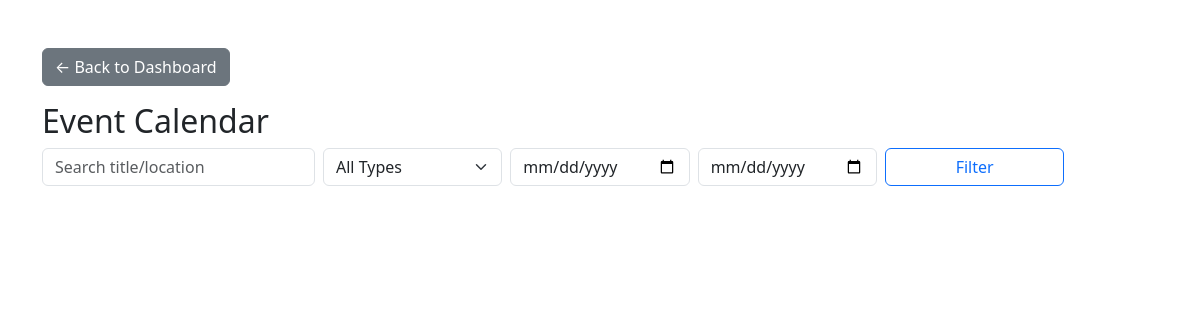
Before: /dist/events_calendar.php with the older database file.
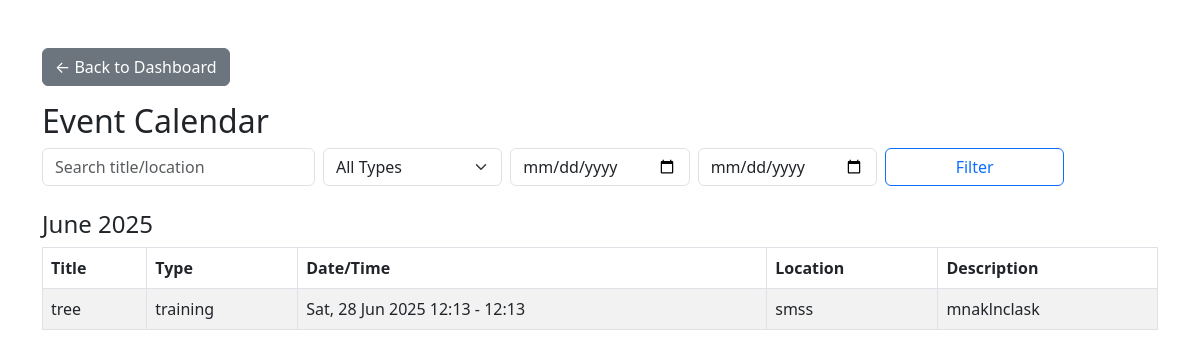
After: the same page with the newer database file.
### tables this page shows
CREATE TABLE `events` (
  `id` int(11) NOT NULL,
  `title` varchar(255) NOT NULL,
  `description` text DEFAULT NULL,
  `event_type` enum('workshop','training','mentoring') NOT NULL,
  `start_datetime` datetime NOT NULL,
  `end_datetime` datetime NOT NULL,
  `location` varchar(255) DEFAULT NULL,
  `created_by` int(11) DEFAULT NULL,
  `created_at` datetime NOT NULL DEFAULT current_timestamp(),
  `updated_at` datetime NOT NULL DEFAULT current_timestamp() ON UPDATE current_timestamp()
);

### dist/events_calendar.php (the view, shortened to what this page needs)
<?php
require_once '../db.php';
$conn = new mysqli($host, $user, $password, $dbname);
$res = $conn->query("SELECT * FROM events ORDER BY start_datetime");
$events = [];
while ($e = $res->fetch_assoc()) {
    $month = date('F Y', strtotime($e['start_datetime']));
    $events[$month][] = $e;
}
?>
<!DOCTYPE html>
<html lang="en">
<head>
    <link href="https://cdn.jsdelivr.net/npm/bootstrap@5.3.0/dist/css/bootstrap.min.css" rel="stylesheet">
    <link href='https://cdn.jsdelivr.net/npm/fullcalendar@6.1.8/index.global.min.css' rel='stylesheet' />
</head>
<body>
<div class="container mt-5">
    <a href="../dashboard.php" class="btn btn-secondary mb-3">&larr; Back to Dashboard</a>
    <h2>Event Calendar</h2>
    <form id="eventFilterForm" class="row g-2 mb-3">
      <div class="col-md-3"><input type="text" name="search" class="form-control" placeholder="Search title/location"></div>
      <div class="col-md-2">
        <select name="type" class="form-select">
          <option value="">All Types</option>
        </select>
      </div>
      <div class="col-md-2"><input type="date" name="date_from" class="form-control"></div>
      <div class="col-md-2"><input type="date" name="date_to" class="form-control"></div>
      <div class="col-md-2"><button class="btn btn-outline-primary w-100" type="submit">Filter</button></div>
    </form>
    <?php foreach ($events as $month => $elist): ?>
        <h4 class="mt-4"><?= htmlspecialchars($month) ?></h4>
        <table class="table table-bordered table-striped">
            <thead><tr><th>Title</th><th>Type</th><th>Date/Time</th><th>Location</th><th>Description</th></tr></thead>
            <tbody>
            <?php foreach ($elist as $e): ?>
                <tr>
                    <td><?= htmlspecialchars($e['title']) ?></td>
                    <td><?= htmlspecialchars($e['event_type']) ?></td>
                    <td><?= date('D, d M Y H:i', strtotime($e['start_datetime'])) ?> - <?= date('H:i', strtotime($e['end_datetime'])) ?></td>
                    <td><?= htmlspecialchars($e['location']) ?></td>
                    <td><?= htmlspecialchars($e['description']) ?></td>
                </tr>
            <?php endforeach; ?>
            </tbody>
        </table>
    <?php endforeach; ?>
</div>
</body>
</html>

Changed rows visible on the page:
added events: start_datetime "June 2025", title "tree", event_type "training", start_datetime "Sat, 28 Jun 2025 12:13", end_datetime "12:13", location "smss", description "mnaklnclask"
